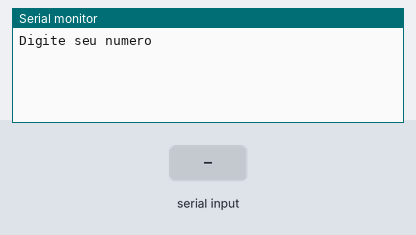
Bench run of a sketch on a simulated Arduino Uno, built with avr-gcc and run on an emulated ATmega328P. Parts: the last lines printed to the serial monitor. The inputs (shaded band) are chosen by the test bench.

Above: at 1.2 s.
1.3 s: "90,45\n" received over Serial
At 1.8 s:
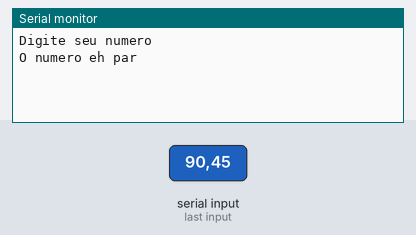
At 4.5 s:
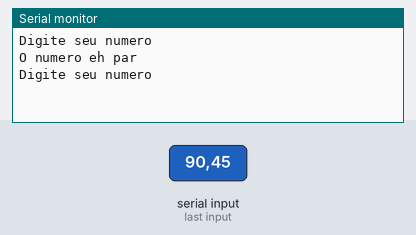

The sketch:

condicional_ex_131.ino
```cpp
/*Faça um programa que receba um número de usuário e exiba este
número, apenas se for par.
*/

// C++ code
//Variaveis
int numero = 0;

void setup()
{
  Serial.begin(9600);
}

void loop()
{
  Serial.println("Digite seu numero");
  while (! Serial.available());
  numero = Serial.parseInt();

  if(numero %2 == 0){
  Serial.println("O numero eh par");
  }
  delay(2000);
}
```

Measured:
- after the input at 1.3 s, the serial monitor: prints a new line at once (image 1)
